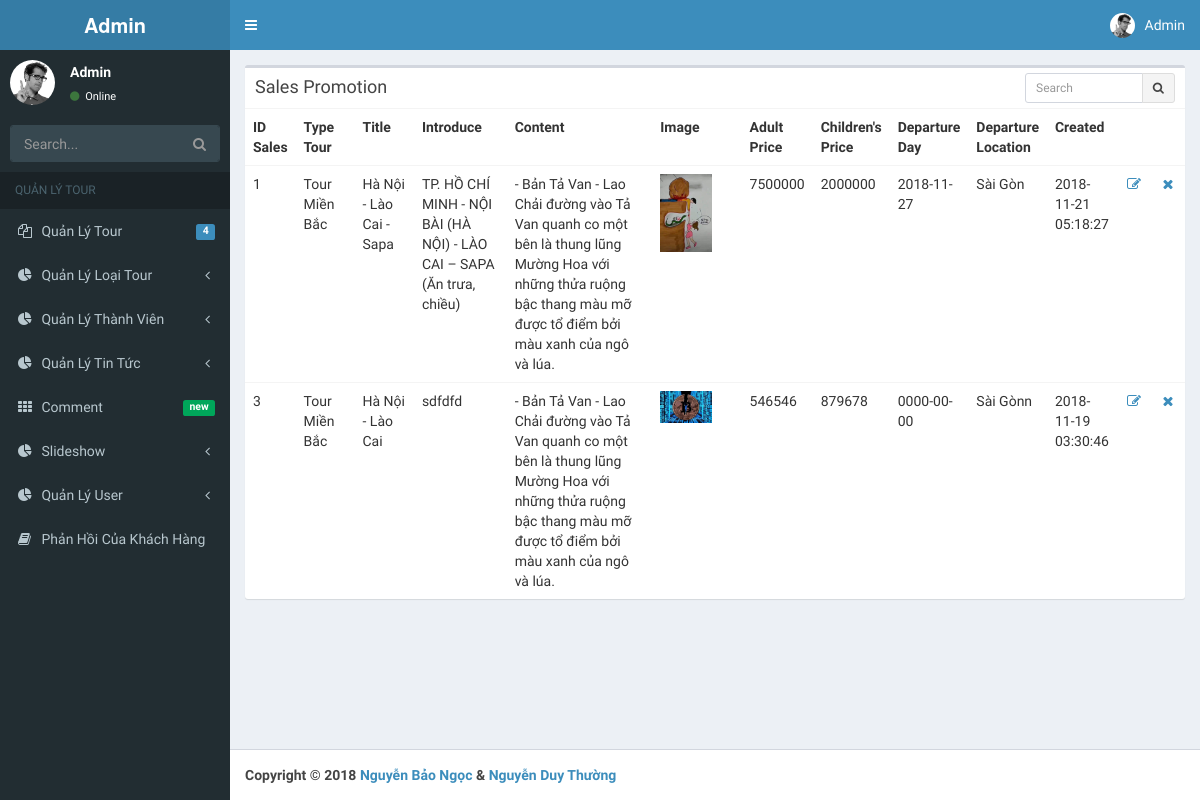
The page /list_sale.php on the database its author committed.
### tables this page shows
CREATE TABLE `sales` (
  `MaSale` int(11) NOT NULL,
  `MaLoai` int(11) NOT NULL,
  `title` varchar(255) NOT NULL,
  `gioithieu` varchar(255) NOT NULL,
  `noidung` text NOT NULL,
  `image` varchar(255) NOT NULL,
  `gianguoilon` int(11) NOT NULL,
  `giatreem` int(11) NOT NULL,
  `ngaykhoihanh` date NOT NULL,
  `diemkhoihanh` varchar(255) NOT NULL,
  `ngaythemSale` datetime NOT NULL,
  `slideshow` varchar(255) NOT NULL
);

CREATE TABLE `loaitour` (
  `MaLoai` varchar(5) NOT NULL,
  `TenLoai` varchar(20) NOT NULL
);

### list_sale.php (the view)
  <?php
    include 'config/connect.php';
	?>
  <?php include "header.php" ?>
  <div class="content-wrapper">
    <section class="content">
          <div class="row">
	<div class="col-xs-12">
      <div class="box">
        <div class="box-header">
          <h3 class="box-title">Sales Promotion</h3>
          <div class="box-tools">
            <div class="input-group input-group-sm" style="width: 150px;">
              <input type="text" name="table_search" class="form-control pull-right" placeholder="Search">
              <div class="input-group-btn">
                <button type="submit" class="btn btn-default"><i class="fa fa-search"></i></button>
              </div>
            </div>
          </div>
        </div>
        <div class="box-body table-responsive no-padding">
          <table class="table table-hover">
		    <?php
			 $sql = "SELECT a.MaSale,b.TenLoai, a.title, a.gioithieu, a.noidung, a.image, a.gianguoilon, a.giatreem, a.ngaykhoihanh, a.diemkhoihanh, a.ngaythemSale from sales as a  inner JOIN loaitour as b on a.MaLoai = b.MaLoai ";
			$result = mysqli_query($connect, $sql);
			if ($result->num_rows > 0) {
				 echo"
                    <tr style='width: 100%'>
                      <th style='width: 5%'>ID Sales</th>
                      <th style='width: 10%'>Type Tour</th>
                      <th style='width: 10%'>Title</th>
                      <th style='width: 15%'>Introduce</th>
                      <th style='width: 40%'>Content</th>
                      <th style='width: 10%'>Image</th>
                      <th style='width: 10%'>Adult Price</th>
                      <th style='width: 10%'>Children's Price</th>
                      <th style='width: 20%'>Departure Day</th>
                      <th style='width: 18%'>Departure Location</th>
                      <th style='width: 18%'>Created</th>
                      <th></th>
                      <th></th>
                    </tr>";
        while ($row = $result->fetch_assoc()) {
          $id = $row['MaSale'];
          $image = 'uploads/sales/'.$row['image'];
          echo"
                    <tr>
                      <td>" . $row['MaSale']. "</td>
                      <td>" . $row['TenLoai']. "</td>
                      <td>" . $row['title']. "</td>
                      <td>" . $row['gioithieu']. "</td>
                      <td>" . $row['noidung']."</td>
                      <td style='width: 20%'><img src='$image' width='70%'></td>
                      <td>" . $row['gianguoilon']."</td>
                      <td>" . $row['giatreem']."</td>
                      <td>" . $row['ngaykhoihanh']."</td>
                      <td>" . $row['diemkhoihanh']."</td>
                      <td>" . $row['ngaythemSale']."</td>
                      <td><a href='edit_sale.php?idEdit=$id'><i class='fa fa-fw fa-pencil-square-o'></i></a></td>
                      <td><a href='delete_sale.php?idDelete=$id'><i class='fa fa-fw fa-close'></i></a></td>
                    </tr>";
				}
			} else {
				echo "No promotion!";
			}
			?>
	 	</table>
        </div>
      </div>
    </div>
  </div>
</section>
  </div>
  <?php include "footer.php" ?>

### header.php (shortened to what this page needs)
<!DOCTYPE html>
<html>
<head>
  <link rel="stylesheet" href="css/bootstrap.min.css">
  <link rel="stylesheet" href="css/font-awesome.min.css">
  <link rel="stylesheet" href="css/ionicons.min.css">
  <link rel="stylesheet" href="css/AdminLTE.min.css">
  <link rel="stylesheet" href="css/_all-skins.min.css">
  <link rel="stylesheet" href="css/bootstrap-datepicker.min.css">
</head>
<body class="hold-transition skin-blue sidebar-mini">
<div class="wrapper">
  <header class="main-header">
    <a href="index2.html" class="logo">
      <span class="logo-lg"><b>Admin</b></span>
    </a>
    <nav class="navbar navbar-static-top">
      <a href="#" class="sidebar-toggle" data-toggle="push-menu" role="button">
      </a>
      <div class="navbar-custom-menu">
        <ul class="nav navbar-nav">
          <li class="dropdown user user-menu">
            <a href="#" class="dropdown-toggle" data-toggle="dropdown">
              <img src="img/user2-160x160.jpg" class="user-image" alt="User Image">
              <span class="hidden-xs">Admin</span>
            </a>
          </li>
        </ul>
      </div>
    </nav>
  </header>
  <aside class="main-sidebar">
    <section class="sidebar">
      <div class="user-panel">
        <div class="pull-left image">
          <img src="img/user2-160x160.jpg" class="img-circle" alt="User Image">
        </div>
        <div class="pull-left info">
          <p>Admin</p>
          <a href="#"><i class="fa fa-circle text-success"></i> Online</a>
        </div>
      </div>
      <form action="#" method="get" class="sidebar-form">
        <div class="input-group">
          <input type="text" name="q" class="form-control" placeholder="Search...">
          <span class="input-group-btn">
                <button type="submit" name="search" id="search-btn" class="btn btn-flat"><i class="fa fa-search"></i>
                </button>
              </span>
        </div>
      </form>
      <ul class="sidebar-menu" data-widget="tree">
        <li class="header">QUẢN LÝ TOUR</li>
        <li class="treeview">
          <a href="#">
            <i class="fa fa-files-o"></i>
            <span>Quản Lý Tour</span>
            <span class="pull-right-container">
              <span class="label label-primary pull-right">4</span>
            </span>
          </a>
        </li>
        <li class="treeview">
          <a href="#">
            <i class="fa fa-pie-chart"></i>
            <span>Quản Lý Loại Tour</span>
            <span class="pull-right-container">
              <i class="fa fa-angle-left pull-right"></i>
            </span>
          </a>
        </li>
        <li class="treeview">
          <a href="#">
            <i class="fa fa-pie-chart"></i>
            <span>Quản Lý Thành Viên</span>
            <span class="pull-right-container">
              <i class="fa fa-angle-left pull-right"></i>
            </span>
          </a>
        </li>
        <li class="treeview">
          <a href="#">
            <i class="fa fa-pie-chart"></i>
            <span>Quản Lý Tin Tức</span>
            <span class="pull-right-container">
              <i class="fa fa-angle-left pull-right"></i>
            </span>
          </a>
        </li>
        <li>
          <a href="comment.php">
            <i class="fa fa-th"></i> <span>Comment</span>
            <span class="pull-right-container">
              <small class="label pull-right bg-green">new</small>
            </span>
          </a>
        </li>
        <li class="treeview">
          <a href="#">
            <i class="fa fa-pie-chart"></i>
            <span>Slideshow</span>
            <span class="pull-right-container">
              <i class="fa fa-angle-left pull-right"></i>
            </span>
          </a>
        </li>
        <li class="treeview">
          <a href="#">
            <i class="fa fa-pie-chart"></i>
            <span>Quản Lý User</span>
            <span class="pull-right-container">
              <i class="fa fa-angle-left pull-right"></i>
            </span>
          </a>
        </li>
        <li><a href="phanhoi.php"><i class="fa fa-book"></i> <span>Phản Hồi Của Khách Hàng</span></a></li>
      </ul>
    </section>
  </aside>

### footer.php (shortened to what this page needs)
<footer class="main-footer">
    <strong>Copyright &copy; 2018 <a href="#">Nguyễn Bảo Ngọc</a> & <a href="#">Nguyễn Duy Thường</a>
  </footer>
</div>
</body>
</html>

### rows shown on the page
sales: MaSale "1", loaitour.TenLoai "Tour Miền Bắc", title "Hà Nội - Lào Cai - Sapa", gioithieu "TP. HỒ CHÍ MINH - NỘI BÀI (HÀ NỘI) - LÀO CAI – SAPA (Ăn trưa, chiều)", noidung "- Bản Tả Van - Lao Chải đường vào Tả Van quanh co một bên là thung lũng Mường Hoa với những thửa ruộng bậc thang màu mỡ được tổ điểm bởi màu xanh của ngô và lúa.", image (picture), gianguoilon "7500000", giatreem "2000000", ngaykhoihanh "2018-11-27", diemkhoihanh "Sài Gòn", ngaythemSale "2018-11-21 05:18:27"
sales: MaSale "3", loaitour.TenLoai "Tour Miền Bắc", title "Hà Nội - Lào Cai", gioithieu "sdfdfd", noidung "- Bản Tả Van - Lao Chải đường vào Tả Van quanh co một bên là thung lũng Mường Hoa với những thửa ruộng bậc thang màu mỡ được tổ điểm bởi màu xanh của ngô và lúa.", image (picture), gianguoilon "546546", giatreem "879678", ngaykhoihanh "0000-00-00", diemkhoihanh "Sài Gònn", ngaythemSale "2018-11-19 03:30:46"
